Frame 1 (no input): blank canvas, image omitted
Frame 60 (no input): blank canvas, image omitted
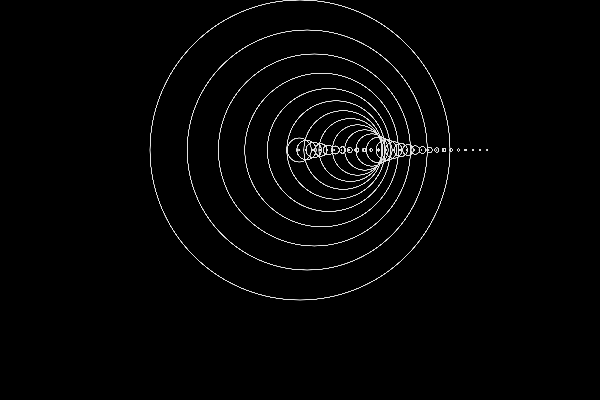
Frame 120 (the mouse pressed at the canvas centre since frame 60)

The p5.js sketch whose frames 1 and 60 were blank and that drew this single picture after the mouse press (run headless with seeded random() and noise() and a simulated clock; from frame 60 on, the mouse is pressed at the canvas centre):

// p5.js sketch
// ── sketch.js

function setup() {
  createCanvas(600, 400);    
  pixelDensity(5); 
}

function draw() {
  background(0);        
  stroke(225);
  noFill();  
  drawCircle(300, 150,mouseX);  
  
}


function drawCircle(x, y, d) {
  ellipse(x, y, d); 
  if (d > 1) {  
    drawCircle(x + 9 * 0.8, y, d * 0.8);  
    drawCircle(x - 9 * 0.08, y, d * 0.08);  
    
  }
}
